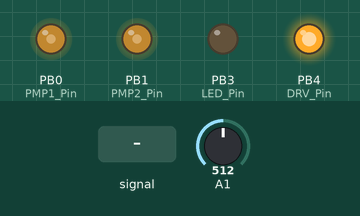
This sketch was run on a simulated ATtiny85, built with avr-gcc and run on an emulated ATtiny85. Parts: output pins drawn as LEDs (lit = HIGH). The test bench sets the inputs (shaded band); at power-on: A1 = 512. Sleep ends after the set time or at an interrupt.

Above: at 1.2 s.
1.3 s: A1 fed a 200 Hz sine of ±460 counts around its level
At 2.4 s:
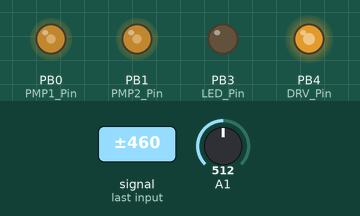
2.8 s: A1 set to 900
At 4.0 s:
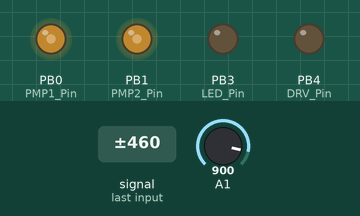
4.3 s: A1 set to 716
At 5.2 s:
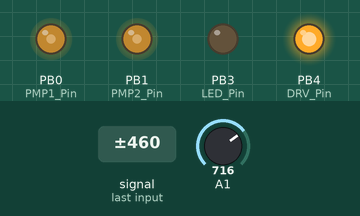
5.8 s: A1 fed a 1000 Hz sine of ±255 counts around its level
Timing chart, 0 to 8.3 s (numbered marks = the images above; inputs shaded):
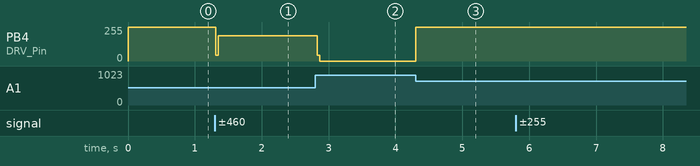

The sketch:

PWM85.ino
```cpp
/* PWM Solar charge controller using Julian Iletts hardware design and code (https://www.youtube.com/playlist?list=PLjzGSu1yGFjUsB3ChZJ2_-MTNp7bHaKED)
  but adapted to work on the ATTiny25/45/85 by Adam Welch (http://adamwelch.co.uk).
*/

#include <avr/power.h>
#include <avr/wdt.h>
#include <avr/sleep.h>

#include "PWM85.h"

/*
  ArduinoIDE
  To program the ATTiny in the arduino IDE you will need the board definitions installing.  I suggest installing
  Spence Konde's ATTinyCore which is available in the board manager (Tools - Board - Board Manager - search for ATTinyCore)

  For the highest efficiency you should change the ATTiny to an internal 1MHz clock speed -
  to apply this setting click Burn Bootloader in the Arduino IDE.

  Once you have installed this board definition, you can disable the millis()/micros() to save power.

  This code should work on all ATTiny25/45/85s but make sure to select the right one when uploading your code.
  To get three PWM outputs on the ATTiny (and set them reliably) I found these sites super useful:
  https://forum.arduino.cc/index.php?topic=134754.msg1013479#msg1013479
  http://www.technoblogy.com/show?LE0
*/

#define wdt_int() WDTCR |= _BV(WDIE) // | _BV(WDCE) | _BV(WDE) // WDT goes to interrupt, not reset

const int setPoint = floatV * R2 / (R2 + R1) * 1024 / regulatorV;
int measurement = 0;
int stepSize = 0;
int pulseWidth = 0;

////////////////////
void setup()
{
  pinMode(PMP1_Pin, OUTPUT); // MOSI - Pump1
  pinMode(PMP2_Pin, OUTPUT); // MISO - Pump2
  pinMode(VBAT_Pin, INPUT);  // SCK  - ADC
  pinMode(LED_Pin, OUTPUT);  // LED
  pinMode(DRV_Pin, OUTPUT);  // DRIVER

  power_usi_disable(); // Power Register - Shuts down the USI
  PWR_stop_ADC(); // Stop ADC to save power

  set_sleep_mode(SLEEP_MODE_IDLE); // Configure attiny85 sleep mode

  PWM_setup_Pump();  // Configure registers for most efficient charge pump
  PWM_setup_Driver();  // Configure registers for mosfet driver pin
  OCR1B = 0;  // Write mosfet pin LOW & LED HIGH

  WDT_Sleep(WDTO_2S);
}

////////////////////
void loop()
{
  PWR_start_ADC(); // Start ADC
  measurement = analogRead(A1); // Read battery voltage
  PWR_stop_ADC(); // Stop ADC to save power

  stepSize = setPoint - measurement; // Important : Can be negative
  pulseWidth += stepSize;            // Can decrease too!
  pulseWidth = constrain(pulseWidth, 0, 255); // prevent wrap around

  OCR1B = pulseWidth; // Write pulseWidth value to both mosfet and led pins.
  WDT_Sleep(WDTO_60MS);
}

////////////////////
void PWR_start_ADC()
{
  power_adc_enable(); // Enable ADC in power register
  ADCSRA |= _BV(ADEN); // ADC on
}

////////////////////
void PWR_stop_ADC()
{
  ADCSRA &= ~_BV(ADEN); // ADC off
  power_adc_disable(); // Disable ADC in power register
}

////////////////////
void PWM_setup_Pump()
{
  TCCR0A = 2 << COM0A0 | 3 << COM0B0 | 3 << WGM00; // Timer 0 Control Register A -  Enable Fast PWM, OC0A Non Inverting Mode, OC0B Inverting Mode (OC0A)
  TCCR0B = 0 << WGM02 | 1 << CS00; // Timer 0 Control Register B - Enable Fast PWM, Clock Select Bit no prescaling
  OCR0A = 117; // set PWM duty // analogWrite(0, 117); // OC0A // PMP1_Pin
  OCR0B = 137; // set PWM duty // analogWrite(1, 137); // OC0B // PMP2_Pin
}

////////////////////
void PWM_setup_Driver()
{
  TCCR1 = 6 << CS10; // Timer 1 Control Register -  Set Prescaler (1<<CS10 ~ 4kHz, 2 ~ 2kHz, 3 ~ 1kHz, 4 ~ 500Hz, 5 ~ 250Hz, 6 ~ 125Hz, 7 ~ 63Hz)
  GTCCR = 1 << PWM1B | 1 << COM1B0; // General Control Register for Timer 1 - *PWM*, OC1B and ~OC1B connected. // DRV_Pin ~LED_Pin
}

////////////////////
void WDT_Sleep(byte WDTO_time)
{
  wdt_enable(WDTO_time); // Enable watchdog timer ~= 2sec
  wdt_int();
  sleep_mode(); // Make CPU sleep until next WDT interrupt
  wdt_disable();
}

////////////////////
// Watchdog Timer Interrupt Service is executed when watchdog timed out
ISR(WDT_vect) {
  wdt_int(); // Needed each time
}
```

PWM85.h
```cpp
/*
                 ATMEL ATTiny85
                     +-\/-+
               RST  1|    |8  VCC
     LED (D 3) PB3  2|    |7  PB2 (A 1) SCK
  DRIVER (D 4) PB4  3|    |6  PB1 (D 1) MISO
               GND  4|    |5  PB0 (D 0) MOSI
                     +----+

  Fuse Settings : Low=0x62, High=0xDF, Ext=0xFF, Lock= 0xFF (1MHz Clock Bootloader)
  Seems no software BOD disable is available on my ATtiny version (fairly common)
*/

#define PMP1_Pin 0 //MOSI - PUMP1
#define PMP2_Pin 1 //MISO - PUMP2
#define VBAT_Pin 2 //SCK  - VBAT Mes
#define LED_Pin  3 //LED
#define DRV_Pin  4 //Driver

/* Battery Charging Set Point.

  This equation is calculated at compile time to set the interger which the charge controller uses as it's modulation set point.
  By default this is set to a value to charge the battery to 13.5 volts.  Change this number if you wish - absolute maximum 16.8v

  It is also reconmended to test the output of the regulator and use this equation to calibrate the charge controller.

  floatV = battery float voltage (13.5 volts by default)
  regulatorV = output from the voltage regulator (5.0 or 3.3 volts typically - but check yours!)
  R1 = value of R1 in the circuit (82000 ohms by design)
  R2 = value of R2 in the circuit (20000 ohms by design)
*/

#define floatV 13.5
#define regulatorV 3.3
#define R1 82000
#define R2 20000
```

Measured:
- after the input at 1.3 s, PB4 (DRV_Pin): 255/255 → 190/255 at once
- after the input at 2.8 s, PB4 (DRV_Pin): 190/255 → 0/255 at once
- after the input at 4.3 s, PB4 (DRV_Pin): 0/255 → 255/255 at once
